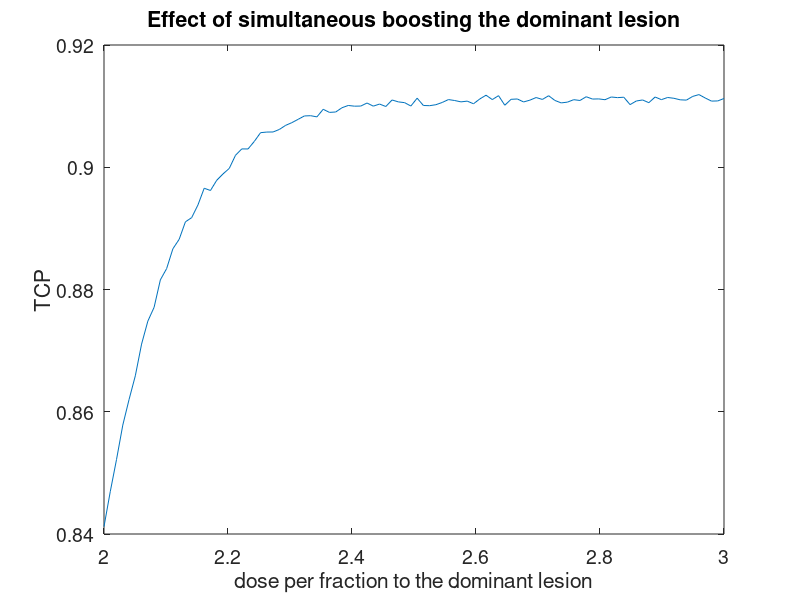

Here is the MATLAB script that generated this plot:
% Sean Walsh TCP model for prostate
% http://dx.doi.org/10.1118/1.4939260
%
% APA, 07/20/2016

alpha = 0.25;
beta = 0.1008;
sigmaAlpha = alpha*11.3/100;
sigmaBeta = beta*12.9/100;
dilVolume = 10; %percent,
hypoxicFraction = 0.15; %percent,
OER = 1.75; % Oxygen Enhancement Ratio
pCTV = 10^5; % Prostate density
pDIL = 10^6; % DIL density
ctvVolume = 36; % cm^3 for intermediate risk patients
%ctvVolume = 72; % cm^3 for high risk patients
dProst = 2; % dose per fraction to the prostate
dDIL = 2; % dose per fraction to the dominant lesion
n = 39; % number of fractions
numSimulations = 100000; % number of (alpha,beta) simulations

% vary fractional dose to the DIL from 2 to 3.
dDILv = linspace(2,3,100);

% seed the random generator
rng(now,'twister')

% Loop over DIL dose
for i = 1:100
    
    % dose per fraction for the DIL
    dDIL = dDILv(i);
    
    % generate normally distributed, positive aplha and beta
    alphaV = alpha + randn(numSimulations*2, 1) * sigmaAlpha;
    betaV = beta + randn(numSimulations*2, 1) * sigmaBeta;
    alphaV = alphaV(alphaV > 0);
    betaV = betaV(betaV > 0);
    alphaV = alphaV(1:numSimulations);
    betaV = betaV(1:numSimulations);
    
    % hypoxic cells alpha,beta
    alphaPO2 = alphaV / OER;
    betaPO2 = betaV / OER^2;
    
    % total initial clonogen number
    N0 = ((100-dilVolume)*pCTV + dilVolume*pDIL) / 100 * ctvVolume;
    
    % initial number of clonogens in prostate
    Nprost = (100-dilVolume)*pCTV / 100 * ctvVolume;
    
    % initial number of clonogens in DIL
    Ndil = dilVolume*pDIL / 100 * ctvVolume;    
    
    % surviving fraction for Prostate
    SProstateV = exp(-alphaV*n*dProst -betaV*n*dProst^2);
    
    % surviving fraction for hypoxic Prostate
    ShypoxicProstateV = exp(-alphaPO2*n*dProst -betaPO2*n*dProst^2);
    
    % surviving fraction for DIL
    SdilV = exp(-alphaV*n*dDIL -betaV*n*dDIL^2);
    
    % surviving fraction for hypoxic DIL
    ShypoxicDilV = exp(-alphaPO2*n*dDIL -betaPO2*n*dDIL^2);
    
    % total surviving clonogens
    NumSurvivingV = Nprost*(1-hypoxicFraction)*SProstateV + ...
        Nprost*hypoxicFraction*ShypoxicProstateV + ...
        Ndil*(1-hypoxicFraction)*SdilV +  ...
        Ndil*hypoxicFraction*ShypoxicDilV;
        
    % TCP
    TCPv = exp(-NumSurvivingV);
    
    % record the TCP for this DIL dose
    tcpWithBoostV(i) = mean(TCPv);
    
end

figure, plot(dDILv,tcpWithBoostV)
xlabel('dose per fraction to the dominant lesion')
ylabel('TCP')
title('Effect of simultaneous boosting the dominant lesion')
set(gca,'fontsize',14)

